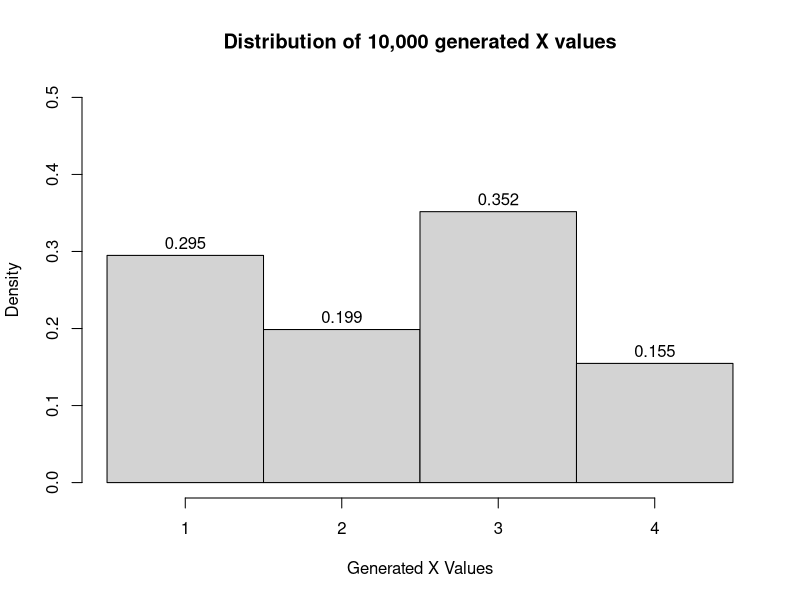
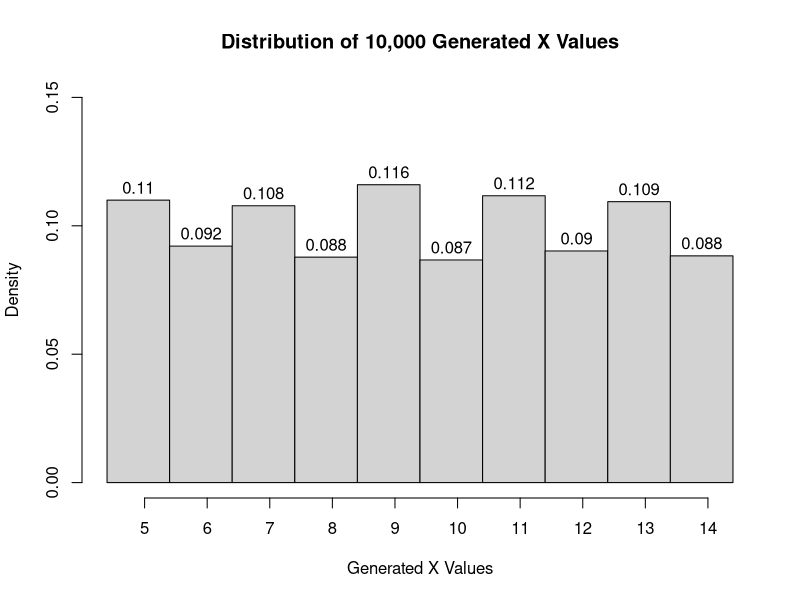
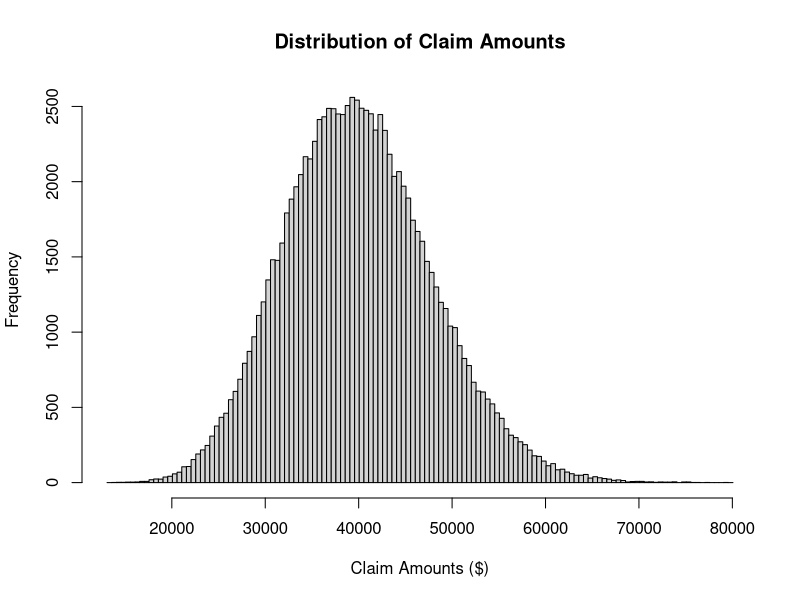

Write R code to recreate these figures, in order.
## ---- chunk 1
# F inverse function
F_inv <- function(u){
  x <- rep(0, length(u))
  if(u < 0.30)
    x <- 0 + 1
  else if((u >= 0.30) && (u < 0.50))
    x <- 1 + 1
  else if((u >= 0.50) && (u < 0.85))
    x <- 2 + 1
  else if((u >= 0.85) && (u < 1))
    x <- 3 + 1
  return(x)
}
# This line is generates the x values
x <- sapply(array(runif(10^4)), FUN = F_inv)
## ---- chunk 2
hist(x,
     breaks = c(0:4), freq = FALSE,
     xlab = "Generated X Values",
     main = "Distribution of 10,000 generated X values",
     labels = TRUE,
     ylim = c(0, 0.5),
     xaxt = "n")
axis(1, at=(0:3)+.5, labels=1:4)
## ---- chunk 3
# Initialize variables, generate uniform random numbers
N <- 10^4
alpha <- 0.55
uniform1 <- runif(N)
uniform2 <- runif(N)
x_dist <- c(rep(0, N))
# These two lines generate the x values
x_dist[uniform1 < 0.55] <- 2*floor(5*uniform2[uniform1 < 0.55])+5
x_dist[x_dist == 0] <- 2*floor(5*uniform2[uniform1 >= 0.55])+6
## ---- chunk 4
hist(x_dist, freq = FALSE,
     labels = TRUE, breaks = 4.9:14.9,
     xaxt = "n", xlab = "Generated X Values",
     main = "Distribution of 10,000 Generated X Values",
     ylim=c(0,.15))
axis(1, at=(5:14)+.5, labels=5:14)
## ---- chunk 5
# Set seed, set N = number of simulations
set.seed(1234)
N = 10^5
# Returns variable number claims from exponential distribution
generate_claims <- function(vector, holders = 1000, chance = 0.05, beta = 800){
  # Number of claims that will occur is binomial(holders, chance)
  num_of_claims <- rbinom(1, holders, chance)
  # Generate claim amounts from exponential distribution for each claimant
  claims <- -beta * log(runif(num_of_claims))
  # Return vector of claims
  return(claims)
}
# Initialize claims list
claims <- rep(list(rep(0,100)), N)
# Simulate N times
claims <- lapply(claims, generate_claims)
# Find the sum for each trial
distribution <- sapply(claims, sum)
## ---- chunk 6
# Plot a histogram of the results
hist(distribution,
     breaks = seq.int(min(distribution)-1000, max(distribution)+1000, 500),
     main = "Distribution of Claim Amounts",
     xlab = "Claim Amounts ($)")
## ---- chunk 7
mean(distribution>50000)
